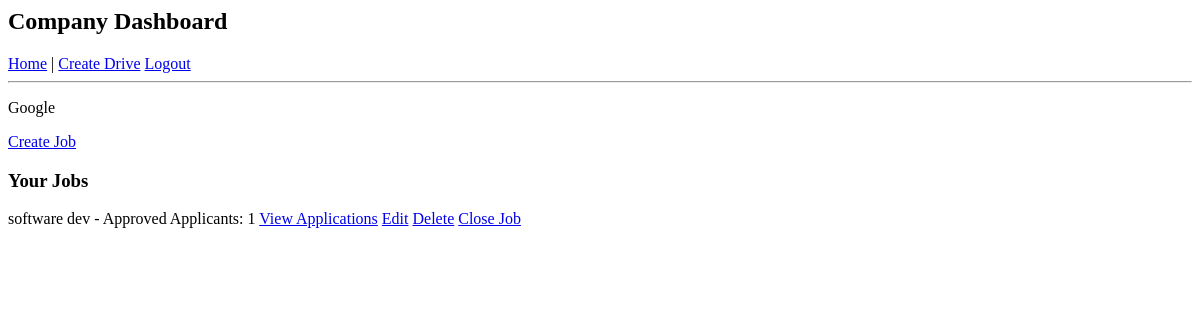
The app's page /company/dashboard (signed in), older data.
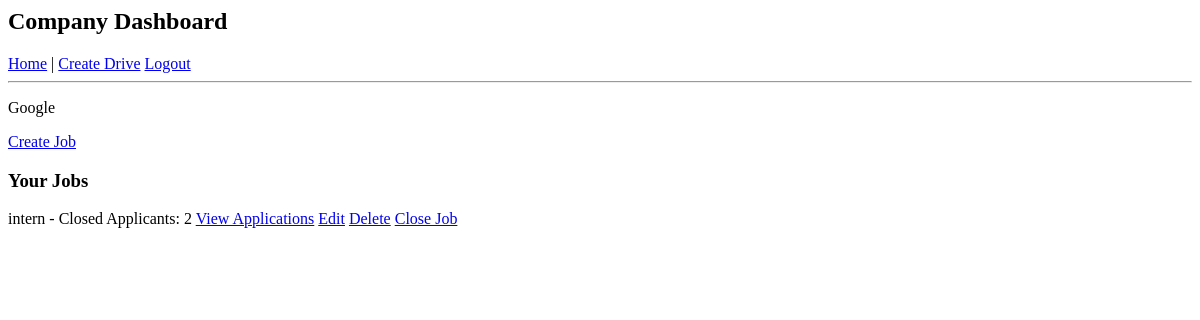
The same page, newer data.
### models.py (models this page shows)
class JobPosition(db.Model):
    id = db.Column(db.Integer, primary_key=True)
    job_title = db.Column(db.String(200))
    job_description = db.Column(db.Text)
    eligibility = db.Column(db.String(200))
    salary = db.Column(db.Integer)
    deadline = db.Column(db.String(100))
    status = db.Column(db.String(50))
    company_id = db.Column(db.Integer, db.ForeignKey("company.id"))
    company=db.relationship("Company",backref="jobs")

### app.py (the view)
@app.route("/company/dashboard")
def company_dashboard():
    company_id = session.get("company")
    company = Company.query.get(company_id)
    jobs = JobPosition.query.filter_by(company_id=company_id).all()
    applications = Application.query.join(JobPosition).filter(
        JobPosition.company_id == company_id
    ).all()
    return render_template(
        "company_dashboard.html",
        company=company,
        jobs=jobs,
        applications=applications
    )

### app.py (called while the page is built)
@app.before_request
def setup_db():
    if not hasattr(app, "db_initialized"):
        with app.app_context():
            db.create_all()
            if not Admin.query.filter_by(username="admin").first():
                admin = Admin(
                    username="admin",
                    password="admin123"
                )
                db.session.add(admin)
                db.session.commit()
        app.db_initialized = True

### templates/company_dashboard.html
<h2>Company Dashboard</h2>
<a href="/">Home</a> |
<a href="/company/job/create">Create Drive</a>
<a href="/logout">Logout</a>
<hr>
<p>{{ company.name }}</p>
<a href="/company/job/create">Create Job</a>
<h3>Your Jobs</h3>
{% for j in jobs %}
<p>
{{ j.job_title }} - {{ j.status }}
Applicants: {{ j.applications|length }}
<a href="/company/job/applications/{{ j.id }}">View Applications</a>
<a href="/company/job/edit/{{ j.id }}">Edit</a>
<a href="/company/job/delete/{{ j.id }}">Delete</a>
<a href="/company/job/close/{{ j.id }}">Close Job</a>
</p>
{% endfor %}

Row changes from the older to the newer data that the page shows:
removed JobPosition: job_title "software dev", status "Approved", applications|length "1"
now on this page (row edited): JobPosition: job_title "intern", status "Closed", applications|length "2"
